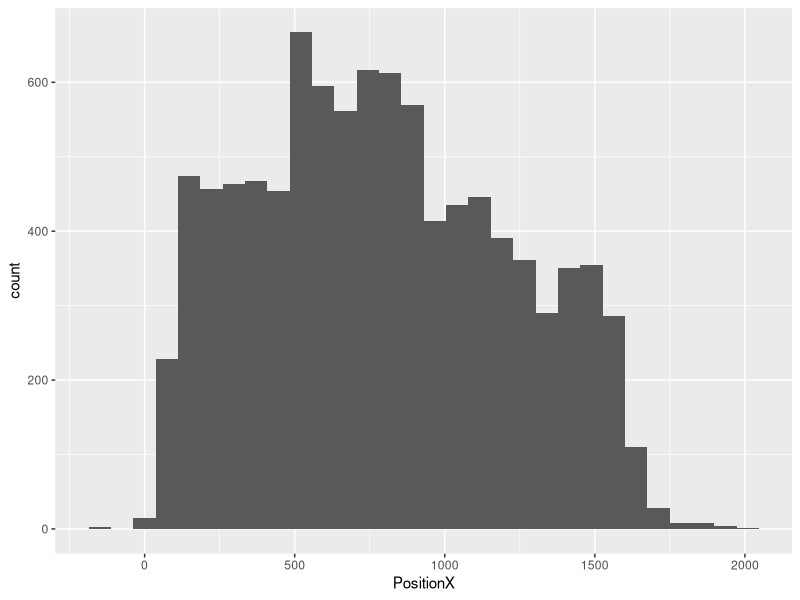
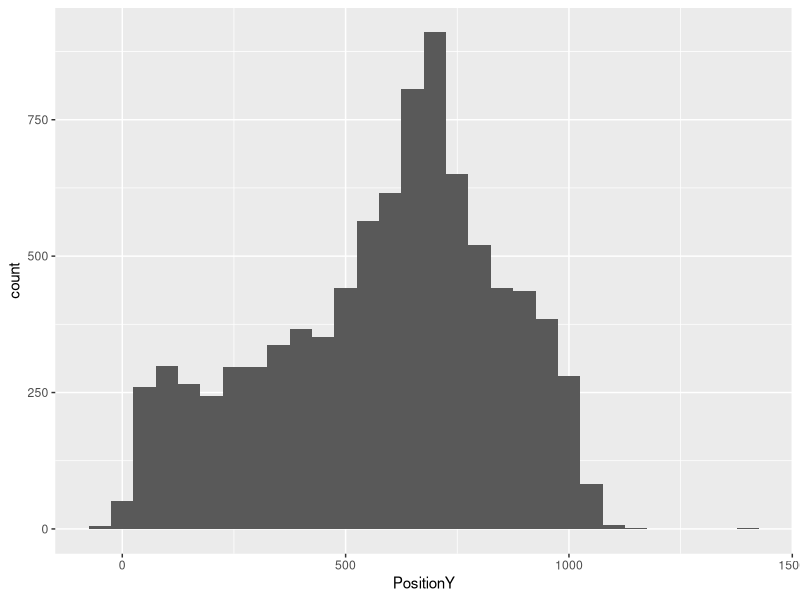
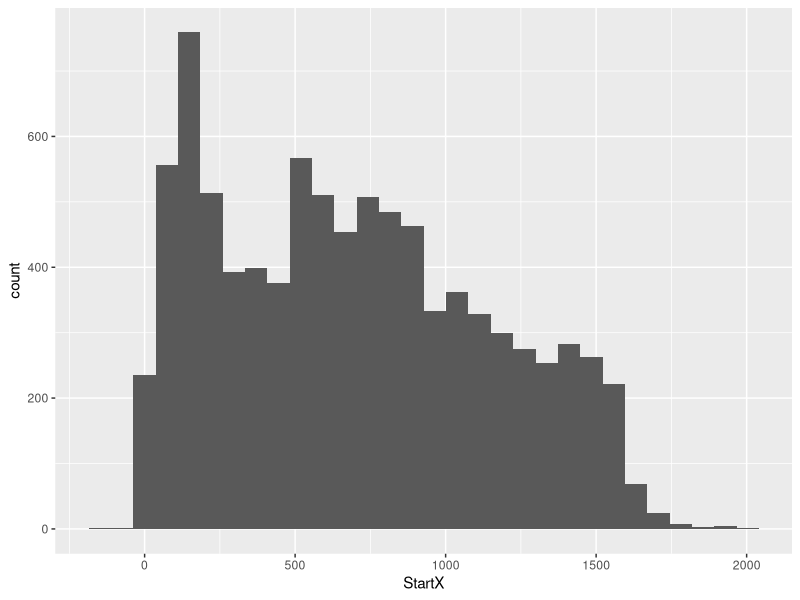
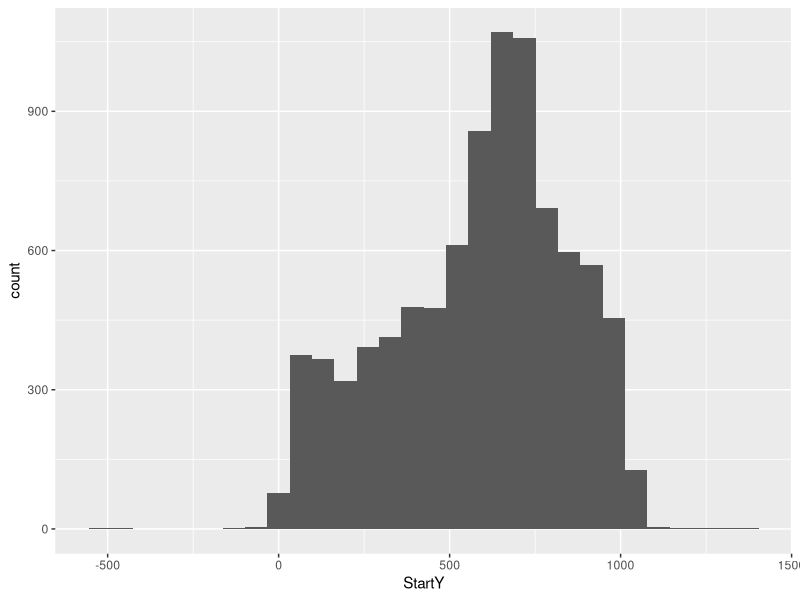
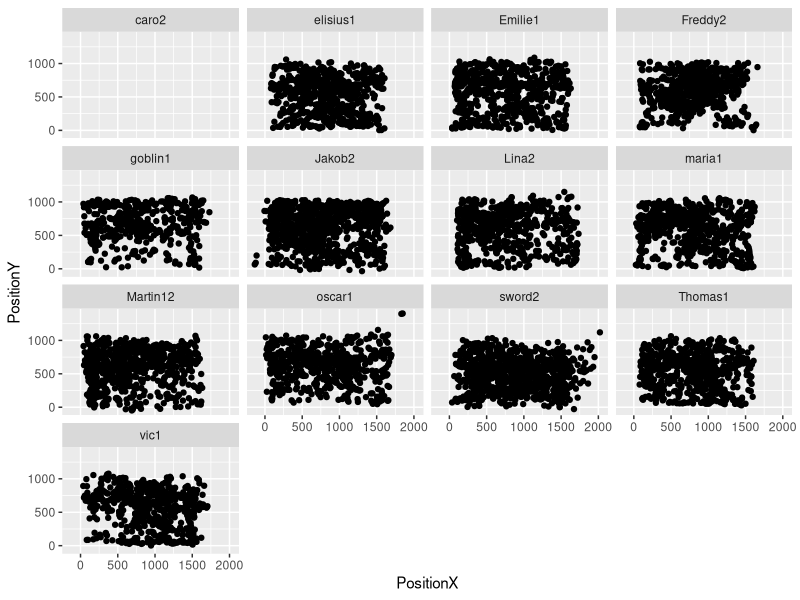

These charts were generated, in order, by the following R code:
## ---- chunk 1
require(knitr)
knitr::opts_chunk$set(echo = TRUE)
library(tidyverse)
## ---- chunk 2
Fixations <- read.csv("./Data/Fixed/Fixations.csv")
Saccades <- read.csv("./Data/Fixed/Saccades.csv")
## ---- chunk 3
## Check distribution of raw samples. Is everything alright?
Fixations %>% ggplot()+
  aes(x=PositionX)+
  geom_histogram()

Fixations %>% ggplot()+
  aes(x=PositionY)+
  geom_histogram()

Saccades %>% ggplot()+
  aes(x=StartX)+
  geom_histogram()

Saccades %>% ggplot()+
  aes(x=StartY)+
  geom_histogram()
  
Fixations %>% ggplot()+
  aes(x=PositionX, y=PositionY)+
  geom_point()+
  facet_wrap(~ParticipantID)

## ---- chunk 4

## ---- chunk 5

## ---- chunk 6

## ---- chunk 7

## ---- chunk 8

## ---- chunk 9

## ---- chunk 10
## Check for outliers in fixation duration using a boxplot

## ---- chunk 11
## Check for outliers in saccade length using a boxplot

